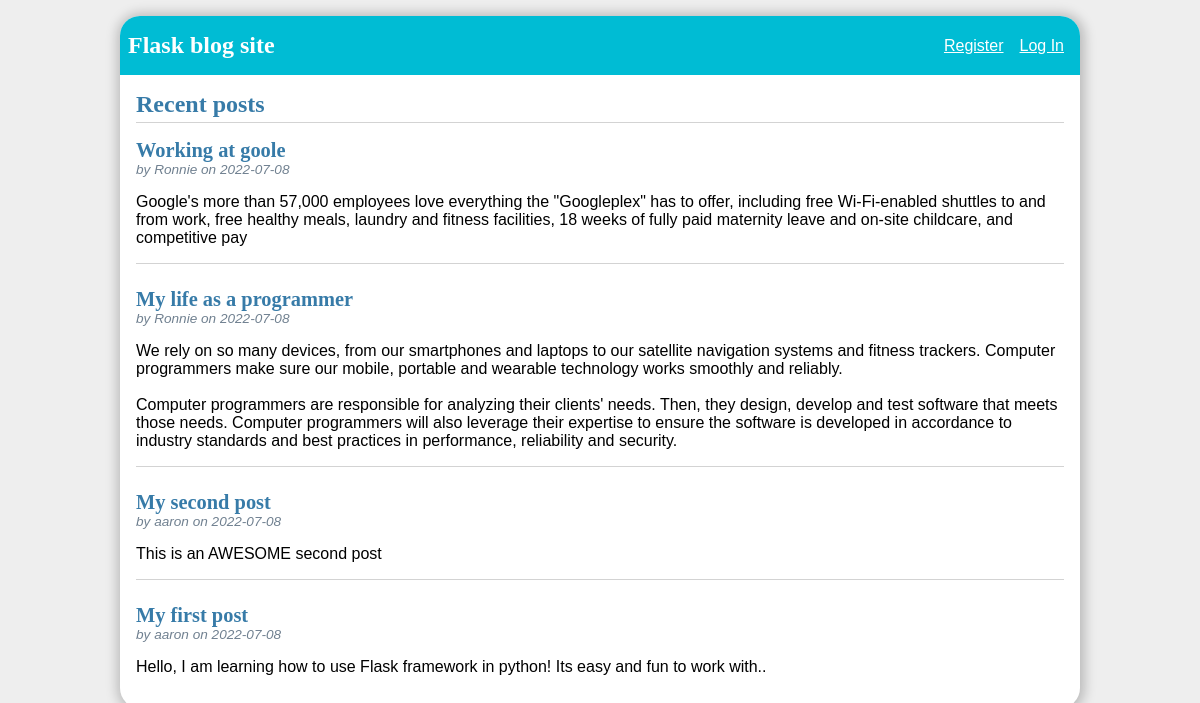
The page / on the database its author committed.
### tables this page shows
CREATE TABLE post (
  id INTEGER PRIMARY KEY AUTOINCREMENT,
  author_id INTEGER NOT NULL,
  created TIMESTAMP NOT NULL DEFAULT CURRENT_TIMESTAMP,
  title TEXT NOT NULL,
  body TEXT NOT NULL,
  FOREIGN KEY (author_id) REFERENCES user (id)
);

CREATE TABLE user (
  id INTEGER PRIMARY KEY AUTOINCREMENT,
  username TEXT UNIQUE NOT NULL,
  password TEXT NOT NULL
);

### flaskr/blog.py (the view)
@bp.route('/')
def index():
    db = get_db()
    posts = db.execute(
        'SELECT p.id, title, body, created, author_id, username'
        ' FROM post p JOIN user u ON p.author_id = u.id'
        ' ORDER BY created DESC'
    ).fetchall()
    return render_template('blog/index.html', posts=posts)

### flaskr/auth.py (called while the page is built)
@bp.before_app_request
def load_logged_in_user():
    user_id = session.get('user_id')
    if user_id is None:
        g.user = None
    else:
        g.user = get_db().execute(
            'SELECT * FROM user WHERE id = ?', (user_id,)
        ).fetchone()

### flaskr/db.py (called while the page is built)
def get_db():
    if 'db' not in g:
        g.db = sqlite3.connect(
            current_app.config['DATABASE'],
            detect_types=sqlite3.PARSE_DECLTYPES
        )
        g.db.row_factory = sqlite3.Row
    return g.db

### flaskr/templates/blog/index.html (shortened to what this page needs)
{% extends 'base.html' %}
{% block header %}
  <h1>{% block title %}Recent posts{% endblock %}</h1>
{% endblock %}
{% block content %}
  {% for post in posts %}
    <article class="post">
      <header>
        <div>
          <h1>{{ post['title'] }}</h1>
          <div class="about">by {{ post['username'] }} on {{ post['created'].strftime('%Y-%m-%d') }}</div>
        </div>
      </header>
      <p class="body">{{ post['body'] }}</p>
    </article>
    {% if not loop.last %}
      <hr>
    {% endif %}
  {% endfor %}
{% endblock %}

### flaskr/templates/base.html (shortened to what this page needs)
<!doctype html>
<head>
<link rel="stylesheet" href="{{ url_for('static', filename='style.css') }}">
</head>
<nav>
  <h1 class="top">Flask blog site</h1>
  <ul>
    {% if g.user %}
      <li><span>{{ g.user['username'] }}</span>
      <li><a href="{{ url_for('auth.logout') }}">Log Out</a>
    {% else %}
      <li><a href="{{ url_for('auth.register') }}">Register</a>
      <li><a href="{{ url_for('auth.login') }}">Log In</a>
    {% endif %}
  </ul>
</nav>
<section class="content">
  <header>
    {% block header %}{% endblock %}
  </header>
  {% block content %}{% endblock %}
</section>

### flaskr/static/style.css (style rules this page uses)
h1.top { font-family: serif; color: #fff; margin: 1rem 0; }
h1 { font-family: serif; color: #377ba8; margin: 1rem 0; }
a { color: #fff; }
hr { border: none; border-top: 1px solid lightgray; }
nav { background: #00bcd4; display: flex; align-items: center; padding: 0 0.5rem;border-radius: 20px 20px 0 0; }
nav h1 { flex: auto; margin: 0; }
nav ul { display: flex; list-style: none; margin: 0; padding: 0; }
nav ul li a, nav ul li span, header .action { display: block; padding: 0.5rem; }
.content { padding: 0 1rem 1rem; }
.content > header { border-bottom: 1px solid lightgray; display: flex; align-items: flex-end; }
.content > header h1 { flex: auto; margin: 1rem 0 0.25rem 0; }
.post > header { display: flex; align-items: flex-end; font-size: 0.85em; }
.post > header > div:first-of-type { flex: auto; }
.post > header h1 { font-size: 1.5em; margin-bottom: 0; }
.post .about { color: slategray; font-style: italic; }
.post .body { white-space: pre-line; }
.content:last-child { margin-bottom: 0; }

### rows shown on the page
post: title "Working at goole", username "Ronnie", created "2022-07-08", body "Google's more than 57,000 employees love everything the \"Googleplex\" has to offer, including free Wi-Fi-enabled shuttles to and from work, free healthy meals, laundry and fitness facilities, 18 weeks of fully paid maternity leave and on-site childcare, and competitive pay"
post: title "My life as a programmer", username "Ronnie", created "2022-07-08", body "We rely on so many devices, from our smartphones and laptops to our satellite navigation systems and fitness trackers. Computer programmers make sure our mobile, portable and wearable technology works smoothly and reliably. Computer programmers are responsible for analyzing their clients' needs. Then, they design, develop and test software that meets those needs. Computer programmers will also leverage their expertise to ensure the software is developed in accordance to industry standards and best practices in performance, reliability and security."
post: title "My second post", username "aaron", created "2022-07-08", body "This is an AWESOME second post"
post: title "My first post", username "aaron", created "2022-07-08", body "Hello, I am learning how to use Flask framework in python! Its easy and fun to work with.."
